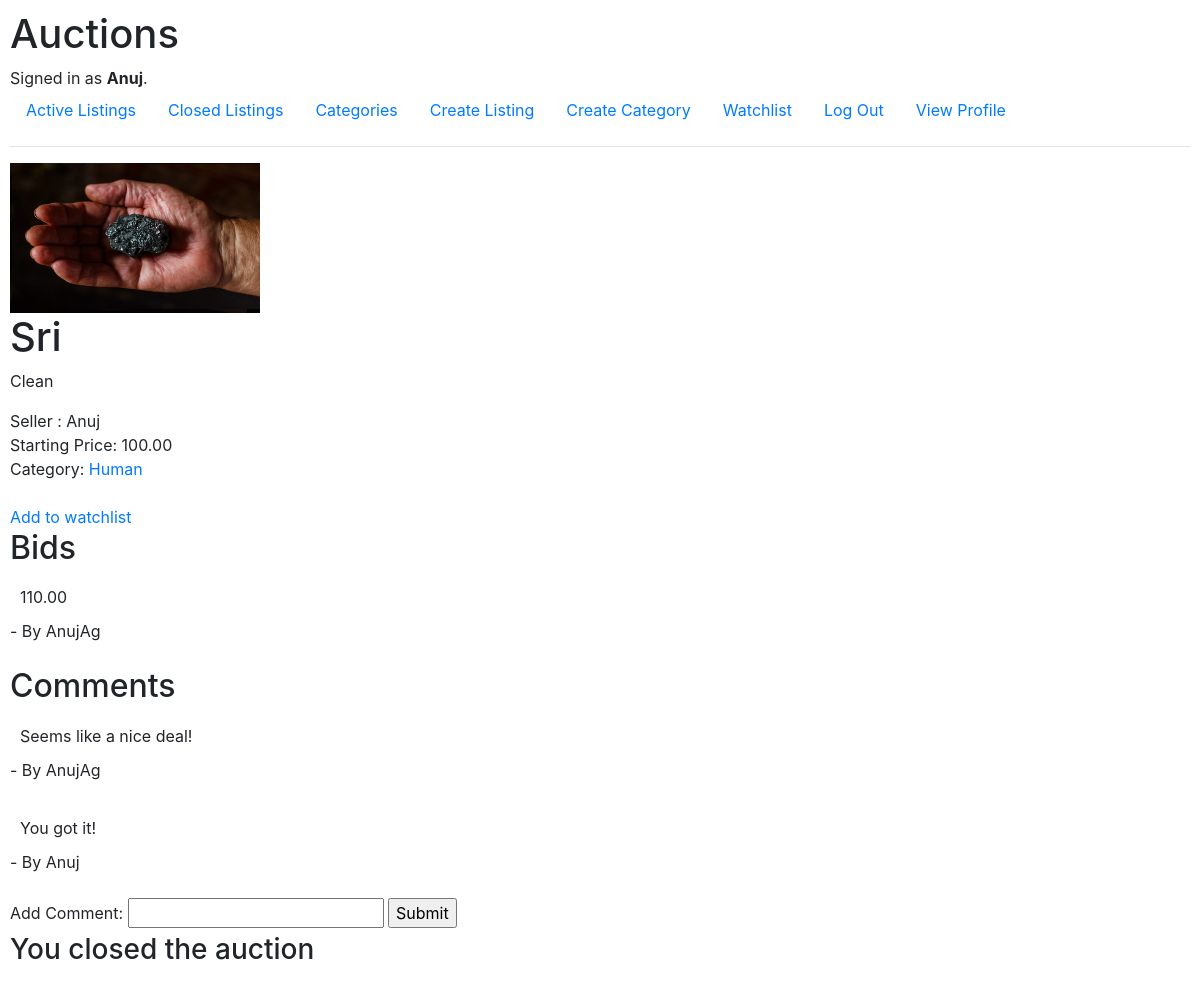
The app's page /item/1 (signed in) with its own data.
### auctions/models.py (models this page shows, shortened)
class User(AbstractUser):
    pass

class AuctionListing(models.Model):
    title = models.CharField(max_length=64)
    starting_bid = models.DecimalField(max_digits=10, decimal_places=2)  # Use DecimalField for money.
    description = models.CharField(max_length=256)
    category = models.ForeignKey(Category, on_delete=models.SET_NULL, related_name="items", blank=True, null=True)
    image = models.ImageField(upload_to='auctions/media/', blank=True, null=True)
    seller = models.ForeignKey(User, on_delete=models.CASCADE, related_name="items")
    active = models.BooleanField(default=True)
    winner = models.ForeignKey(User, on_delete=models.CASCADE, related_name="winnings", blank=True, null=True)
    fin_price = models.DecimalField(max_digits=10, decimal_places=2, blank=True, null=True)

class Category(models.Model):
    name = models.CharField(max_length=64)
    def __str__(self):
        return self.name

class AuctionBid(models.Model):
    bid = models.DecimalField(max_digits=10, decimal_places=2)
    bidder = models.ForeignKey(User, on_delete=models.CASCADE, related_name="bids")
    item = models.ForeignKey(AuctionListing, on_delete=models.CASCADE, related_name="bid", default=1)

class AuctionComment(models.Model):
    comment = models.CharField(max_length=256)
    commenter = models.ForeignKey(User, on_delete=models.CASCADE, related_name="comments")
    item = models.ForeignKey(AuctionListing, on_delete=models.CASCADE, related_name="comments")

### auctions/views.py (the view)
# urls.py: path("item/<str:ID>", views.item, name="item"),
def item(request, ID):
    thing = AuctionListing.objects.get(id=ID)
    bform = BidForm()
    cform = CommentForm()
    obj = Watchlist.objects.filter(user=request.user, item=thing)
    if obj.exists():
        obj = True
    else:
        obj = False
    return render(request, "auctions/item.html", {
        "item": thing,
        "category": Category.objects.filter(items=thing),
        "bids": AuctionBid.objects.filter(item=thing),
        "form": bform,
        "user": request.user,
        "cform": cform,
        "comments": AuctionComment.objects.filter(item=thing),
        "exists": obj,
        })

### auctions/forms.py
class BidForm(ModelForm):
    class Meta:
        model = AuctionBid
        fields = ["bid"]

class CommentForm(ModelForm):
    class Meta:
        model = AuctionComment
        fields = ["comment"]

### auctions/templates/auctions/item.html (shortened to what this page needs)
{% extends "auctions/layout.html" %}
{% block body %}
{% if item.image %}
    <img src="{{ item.image.url }}" alt="image" width="250" height="150">
{% endif %}
    <h1> {{item.title}} </h1>
    <p> {{item.description}} </p>
    <div> Seller : {{item.seller}}</div>
    <div> Starting Price: {{item.starting_bid}} </div>
    {% if item.category != None %}
        <div> Category: <a href="{% url 'category' item.category %}"> {{ item.category }} </a> </div>
        <br>
    {% endif %}
    {% if user.is_authenticated %}
        {% if not exists %}
            <a href="{% url 'add_list' item.id %}"> Add to watchlist </a>
        {% else %}
            <a href="{% url 'remove_list' item.id %}"> Remove from watchlist </a>
        {% endif %}
    {% endif %}
    <h2> Bids </h2>
        {% for bid in bids %}
        <div style="padding: 10px"> {{bid.bid}} </div>
        <div> - By {{bid.bidder}} </div> <br>
        {% endfor %}
    <h2> Comments </h2>
    {% for comment in comments %}
        <div style="padding: 10px"> {{comment.comment}} </div>
        <div> - By {{comment.commenter}} </div> <br>
    {% endfor %}
    <form action="{% url 'add_comment' item.id %}" method="POST">
        Add {{cform}}
        <input type="submit" value="Submit">
    </form>
    {% if not item.active %}
        {% if user == item.seller %}
        <h3> You closed the auction </h3>
        {% elif user == item.winner %}
            <h3> YOU WON THE AUCTION </h3>
            <h4> Price : {{item.fin_price}}</h4>
        {% else %}
            <h3> The auction is closed </h3>
        {% endif %}
    {% endif %}
{% endblock %}

### auctions/templates/auctions/layout.html (shortened to what this page needs)
{% load static %}
<!DOCTYPE html>
<html lang="en">
    <head>
        <link rel="stylesheet" href="https://stackpath.bootstrapcdn.com/bootstrap/4.4.1/css/bootstrap.min.css">
        <link href="{% static 'styles.css' %}" rel="stylesheet">
    </head>
    <body>
        <h1>Auctions</h1>
        <div>
            {% if user.is_authenticated %}
                Signed in as <strong>{{ user.username }}</strong>.
            {% else %}
                Not signed in.
            {% endif %}
        </div>
        <ul class="nav">
            <li class="nav-item">
                <a class="nav-link" href="{% url 'index' %}">Active Listings</a>
            </li>
            <li class="nav-item">
                <a class="nav-link" href="{% url 'cls_listings' %}">Closed Listings</a>
            </li>
            <li class="nav-item">
                <a class="nav-link" href="{% url 'categories' %}">Categories</a>
            </li>
            <li class="nav-item">
                <a class="nav-link" href="{% url 'create' %}">Create Listing </a>
            </li>
            <li class="nav-item">
                <a class="nav-link" href="{% url 'create_cat' %}">Create Category </a>
            </li>
            <li class="nav-item">
                <a class="nav-link" href="{% url 'watchlist' %}">Watchlist</a>
            </li>
            {% if user.is_authenticated %}
                <li class="nav-item">
                    <a class="nav-link" href="{% url 'logout' %}">Log Out</a>
                </li>
            {% endif %}
            {% if user.is_authenticated %}
            <li class="nav-item">
                <a class="nav-link" href="{% url 'user_prof' %}">View Profile</a>
            </li>
            {% endif %}
        </ul>
        <hr>
        {% block body %}
        {% endblock %}
    </body>
</html>

### auctions/static/styles.css (style rules this page uses)
body { padding: 10px; }

### records on screen
User: username "Anuj"
AuctionListing: image (picture), title "Sri", description "Clean", seller "Anuj", starting_bid "100.00", category "Human"
AuctionBid: bid "110.00", bidder "AnujAg"
AuctionComment: comment "Seems like a nice deal!", commenter "AnujAg"
AuctionComment: comment "You got it!", commenter "Anuj"
